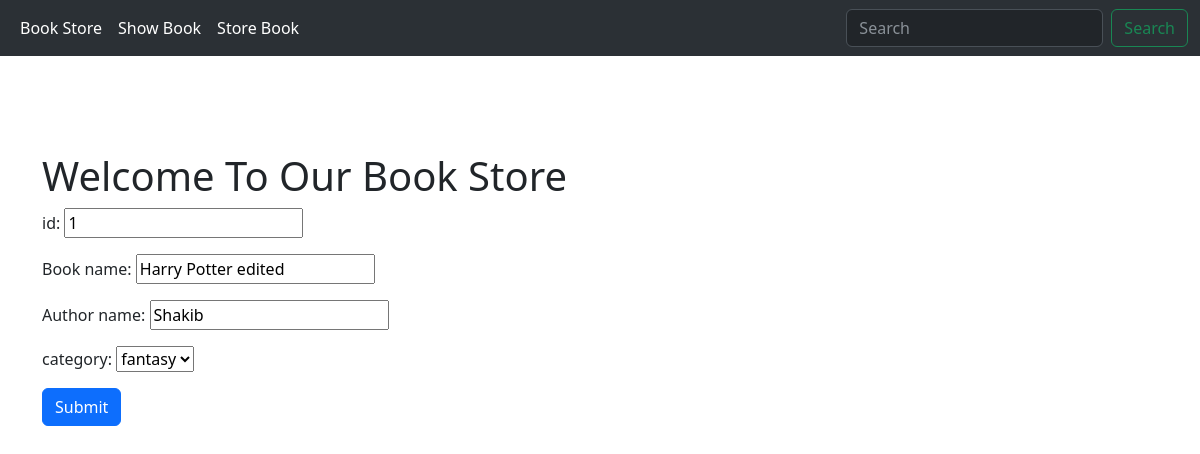
Screenshot of /edit/1 with the database file from the repository.
### ManageBook/models.py (models this page shows, shortened)
class Bookstore(models.Model):
    choice = [
        ("Classics","classics"),
        ("crime","crime"),
        ("horror","horro"),
        ("fantasy","fantasy"),
        ("History","History")
    ]
    id = models.IntegerField(primary_key=True)
    Book_name = models.CharField(max_length=40)
    Author_name = models.CharField(max_length=50)
    category = models.CharField(max_length=20, choices=choice)
    first_pub = models.DateTimeField(auto_now_add=True)
    last_pub = models.DateTimeField(auto_now=True)

### ManageBook/views.py (the view)
# urls.py: path("edit/<int:id>",views.edit,name="edit"),
def edit(request,id):
     e = Bookstore.objects.get(pk = id)
     book = BookInfo(instance = e)
     if request.method=="POST":
        book = BookInfo(request.POST, instance=e)
        if book.is_valid():
            book.save()
            return redirect("showbook")
     res ={"form":book}
     return render(request,"storebook.html",res)

### ManageBook/forms.py
class BookInfo(forms.ModelForm):
    class Meta:
        model = Bookstore
        fields = ["id","Book_name","Author_name","category"]
        labels={
            "id":"id",
            "Book Name":  "Book_name",
            "Authon name": "Author_name",
            "category" : "category",
        }

### template/storeBook.html (shortened to what this page needs)
{% extends 'base.html' %}
{% block  content%}
   <div class="container py-5 my-5">
    <h1>Welcome To Our Book Store</h1>
        <form method="POST">
            {{form.as_p}}
            <button class="btn btn-primary">Submit</button>
        </form>
   </div>
{% endblock content %}

### rows the page displays
Bookstore: id "1", Book_name "Harry Potter edited", Author_name "Shakib", category "fantasy"
